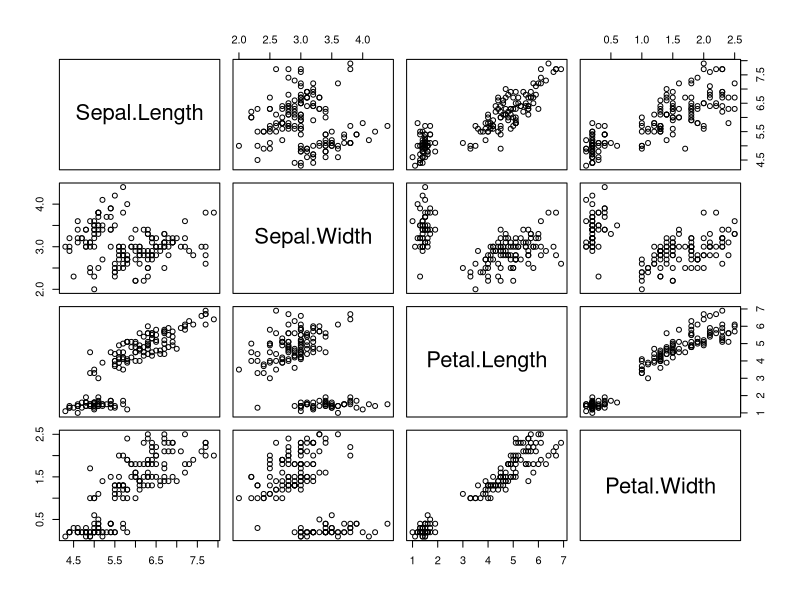
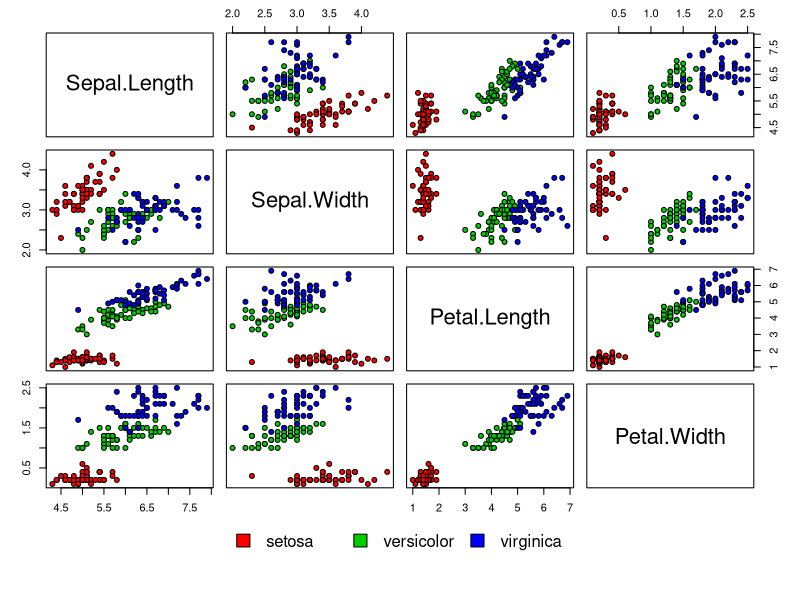
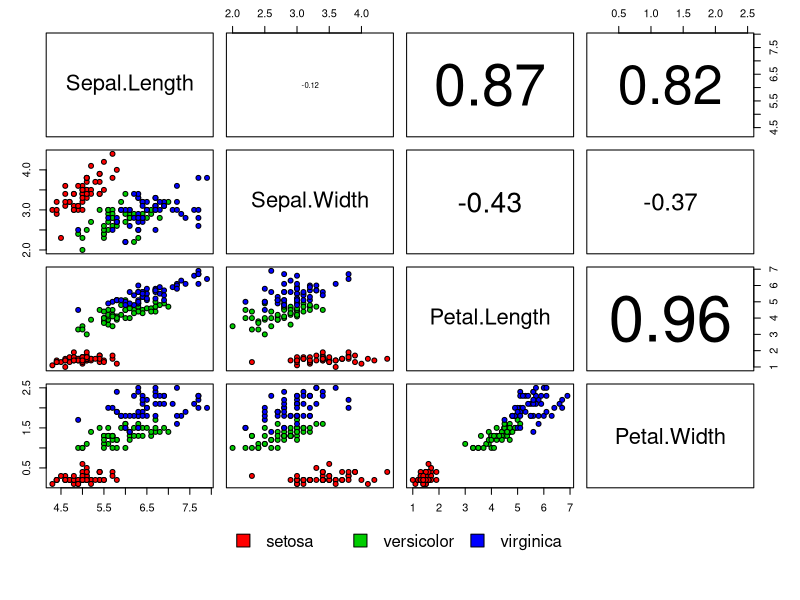
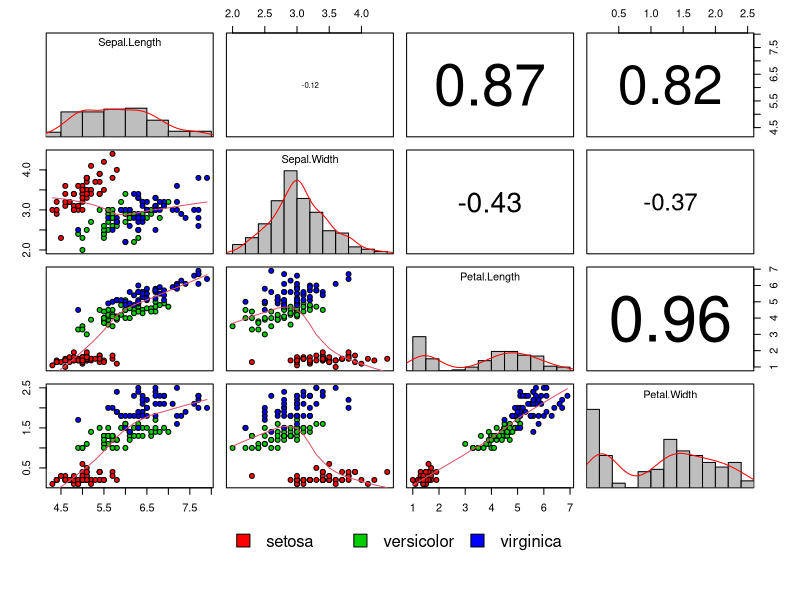
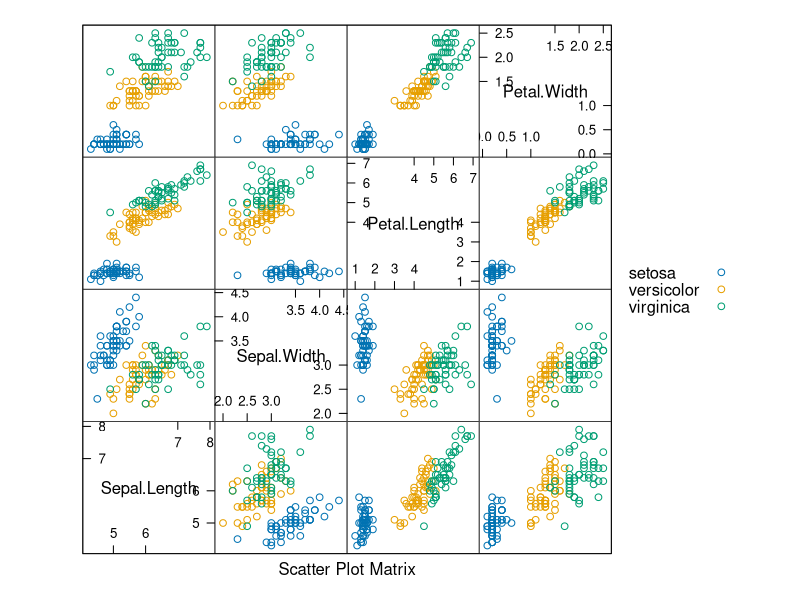
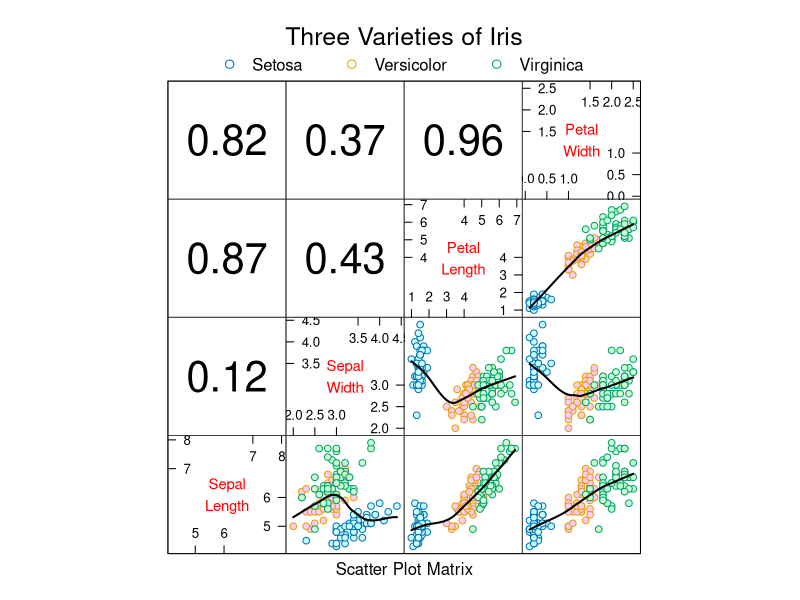

The R script that drew these images, in order:
## ---- chunk 1
pairs(iris[1:4])
#equivalent
#pairs(~Sepal.Length+Sepal.Width+Petal.Length+Petal.Width, data=iris)

## ---- chunk 2
# bg = background (fill) color for the open plot symbols given by pch = 21
# see ?points, NB: this is not the same setting as par("bg")
# the graphical parameter oma will be set by pairs.default unless supplied as an argument here

pairs(iris[1:4], pch = 21,
      bg = c("red", "green3", "blue")[unclass(iris$Species)],
      oma = c(8,3,2,3)      
      )
# set par  
op<-par(xpd=TRUE)
legend("bottom", as.vector(unique(iris$Species)),
       fill=c("red", "green3", "blue"), ncol=3, bty="n")
# back to orgininal par settings
par(op)
# for reference about legend placement 
# http://stackoverflow.com/questions/14948852/how-to-use-the-pairs-function-combined-with-layout-in-r
## ---- chunk 3

#define a correlation function
panel.cor<-function(x,y,...)
{
  par(usr=c(0,1,0,1))
  # this is to set the individual panel block axes limits 0-1
  mycor<-cor(x,y)
  txt<- as.character(format(mycor, digits=2))
  text(0.5, 0.5, txt, cex= 6*abs(mycor))
}
#plot again
pairs(iris[1:4], pch = 21,
      bg = c("red", "green3", "blue")[unclass(iris$Species)],
      oma = c(8,3,2,3), 
      upper.panel=panel.cor
      )
op<-par(xpd=TRUE)
legend("bottom", as.vector(unique(iris$Species)),
       fill=c("red", "green3", "blue"), ncol=3, bty="n")
par(op)
## ---- chunk 4
# define a histogram function
panel.hist<- function(x,...)
{
  par(usr=c(par("usr")[1:2],0,1.5))
  #usr argument takes values in the form of a vector c(xmin,xmax,ymin,ymax)
  hist(x, prob=TRUE, add=TRUE, col="gray", axes=NULL)
  lines(density(x), col = "red")
}
#plot again
pairs(iris[1:4], pch = 21,
      bg = c("red", "green3", "blue")[unclass(iris$Species)],
      oma = c(8,3,2,3),
      lower.panel=panel.smooth, #see panel.smooth
      upper.panel=panel.cor,
      diag.panel=panel.hist,
      label.pos=0.9, cex.labels=1 #tweak labels
      )
op<-par(xpd=TRUE)
legend("bottom", as.vector(unique(iris$Species)),
       fill=c("red", "green3", "blue"), ncol=3, bty="n")
par(op)

## ---- chunk 5
require(lattice)
splom(~iris[1:4], groups = Species, data = iris, auto.key=TRUE)
## ---- chunk 6

panel.corval <- function(x, y, digits=2, prefix="", cex.cor, ...)
{
  require(grid)
  r <- abs(cor(x, y, use = "complete.obs"))
  txt <- format(c(r, 0.123456789), digits=digits)[1]
  txt <- paste(prefix, txt, sep="")
  if (missing(cex.cor)) cex.cor <- 10 / nchar(txt)
  grid.text(txt, 0.5, 0.5, gp = gpar(cex = cex.cor))
}

super.sym <- trellis.par.get("superpose.symbol")

splom(iris[1:4], groups = iris$Species, pch=21,
      varnames=c("Sepal\nLength","Sepal\nWidth", "Petal\nLength", "Petal\nWidth"),
      varname.cex=0.9, varname.col="red",
      lower.panel = function(...) {
        panel.xyplot(...)
        panel.loess(..., col = 1, lwd = 2)
      },
      upper.panel = panel.corval,
      key = list(title = "Three Varieties of Iris",
                 columns = 3, 
                 points = list(pch=21, col = super.sym$col[1:3]),
                 text = list(c("Setosa", "Versicolor", "Virginica"))
      )
      ) 

